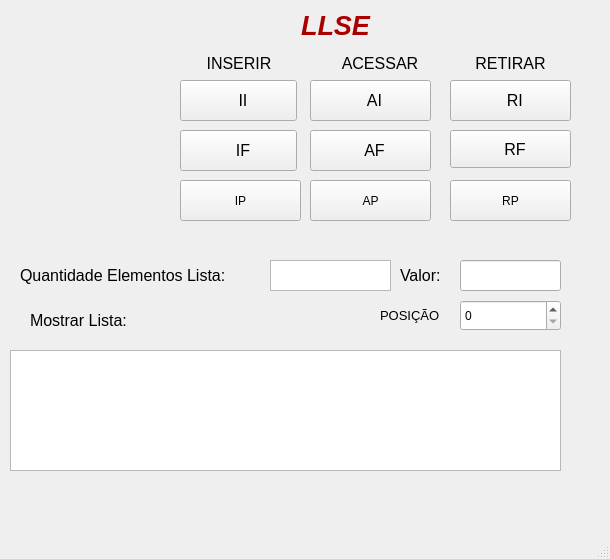
<?xml version="1.0" encoding="UTF-8"?>
<ui version="4.0">
 <class>MainWindow</class>
 <widget class="QMainWindow" name="MainWindow">
  <property name="enabled">
   <bool>true</bool>
  </property>
  <property name="geometry">
   <rect>
    <x>0</x>
    <y>0</y>
    <width>610</width>
    <height>559</height>
   </rect>
  </property>
  <property name="windowTitle">
   <string>MainWindow</string>
  </property>
  <widget class="QWidget" name="centralwidget">
   <widget class="QLabel" name="label">
    <property name="geometry">
     <rect>
      <x>230</x>
      <y>0</y>
      <width>211</width>
      <height>51</height>
     </rect>
    </property>
    <property name="text">
     <string>&lt;html&gt;&lt;head/&gt;&lt;body&gt;&lt;p align=&quot;center&quot;&gt;&lt;span style=&quot; font-size:20pt; font-weight:700; font-style:italic; color:#aa0000;&quot;&gt;LLSE&lt;/span&gt;&lt;/p&gt;&lt;/body&gt;&lt;/html&gt;</string>
    </property>
   </widget>
   <widget class="QLineEdit" name="lineEditValor">
    <property name="geometry">
     <rect>
      <x>460</x>
      <y>260</y>
      <width>101</width>
      <height>31</height>
     </rect>
    </property>
   </widget>
   <widget class="QLabel" name="label_2">
    <property name="geometry">
     <rect>
      <x>400</x>
      <y>260</y>
      <width>51</width>
      <height>31</height>
     </rect>
    </property>
    <property name="font">
     <font>
      <pointsize>12</pointsize>
     </font>
    </property>
    <property name="text">
     <string>Valor:</string>
    </property>
   </widget>
   <widget class="QLabel" name="label_3">
    <property name="geometry">
     <rect>
      <x>30</x>
      <y>300</y>
      <width>131</width>
      <height>41</height>
     </rect>
    </property>
    <property name="font">
     <font>
      <pointsize>12</pointsize>
     </font>
    </property>
    <property name="text">
     <string>Mostrar Lista:</string>
    </property>
   </widget>
   <widget class="QTextEdit" name="textEditSaida">
    <property name="enabled">
     <bool>true</bool>
    </property>
    <property name="geometry">
     <rect>
      <x>10</x>
      <y>350</y>
      <width>551</width>
      <height>121</height>
     </rect>
    </property>
   </widget>
   <widget class="QLabel" name="label_7">
    <property name="geometry">
     <rect>
      <x>40</x>
      <y>20</y>
      <width>81</width>
      <height>91</height>
     </rect>
    </property>
    <property name="text">
     <string/>
    </property>
    <property name="scaledContents">
     <bool>true</bool>
    </property>
   </widget>
   <widget class="QLabel" name="label_8">
    <property name="geometry">
     <rect>
      <x>20</x>
      <y>260</y>
      <width>261</width>
      <height>31</height>
     </rect>
    </property>
    <property name="font">
     <font>
      <pointsize>12</pointsize>
     </font>
    </property>
    <property name="text">
     <string>Quantidade Elementos Lista:</string>
    </property>
   </widget>
   <widget class="QTextEdit" name="textEditSaidaQtdElementos">
    <property name="enabled">
     <bool>true</bool>
    </property>
    <property name="geometry">
     <rect>
      <x>270</x>
      <y>260</y>
      <width>121</width>
      <height>31</height>
     </rect>
    </property>
   </widget>
   <widget class="QLabel" name="label_4">
    <property name="geometry">
     <rect>
      <x>180</x>
      <y>50</y>
      <width>118</width>
      <height>27</height>
     </rect>
    </property>
    <property name="font">
     <font>
      <pointsize>12</pointsize>
     </font>
    </property>
    <property name="text">
     <string>&lt;html&gt;&lt;head/&gt;&lt;body&gt;&lt;p align=&quot;center&quot;&gt;INSERIR&lt;/p&gt;&lt;/body&gt;&lt;/html&gt;</string>
    </property>
   </widget>
   <widget class="QLabel" name="label_5">
    <property name="geometry">
     <rect>
      <x>290</x>
      <y>50</y>
      <width>180</width>
      <height>27</height>
     </rect>
    </property>
    <property name="font">
     <font>
      <pointsize>12</pointsize>
     </font>
    </property>
    <property name="text">
     <string>&lt;html&gt;&lt;head/&gt;&lt;body&gt;&lt;p align=&quot;center&quot;&gt;ACESSAR&lt;/p&gt;&lt;/body&gt;&lt;/html&gt;</string>
    </property>
   </widget>
   <widget class="QLabel" name="label_6">
    <property name="geometry">
     <rect>
      <x>430</x>
      <y>50</y>
      <width>161</width>
      <height>27</height>
     </rect>
    </property>
    <property name="font">
     <font>
      <pointsize>12</pointsize>
     </font>
    </property>
    <property name="text">
     <string>&lt;html&gt;&lt;head/&gt;&lt;body&gt;&lt;p align=&quot;center&quot;&gt;RETIRAR&lt;/p&gt;&lt;/body&gt;&lt;/html&gt;</string>
    </property>
   </widget>
   <widget class="QPushButton" name="pushButtonIncluirInicio">
    <property name="geometry">
     <rect>
      <x>180</x>
      <y>80</y>
      <width>117</width>
      <height>41</height>
     </rect>
    </property>
    <property name="font">
     <font>
      <pointsize>12</pointsize>
     </font>
    </property>
    <property name="text">
     <string>  II</string>
    </property>
    <property name="icon">
     <iconset>
      <normaloff>../II.png</normaloff>../II.png</iconset>
    </property>
    <property name="iconSize">
     <size>
      <width>30</width>
      <height>30</height>
     </size>
    </property>
    <property name="checkable">
     <bool>false</bool>
    </property>
   </widget>
   <widget class="QPushButton" name="pushButtonAcessarInicio">
    <property name="geometry">
     <rect>
      <x>310</x>
      <y>80</y>
      <width>121</width>
      <height>41</height>
     </rect>
    </property>
    <property name="font">
     <font>
      <pointsize>12</pointsize>
     </font>
    </property>
    <property name="text">
     <string>  AI</string>
    </property>
    <property name="icon">
     <iconset>
      <normaloff>../AI.png</normaloff>../AI.png</iconset>
    </property>
    <property name="iconSize">
     <size>
      <width>30</width>
      <height>30</height>
     </size>
    </property>
   </widget>
   <widget class="QPushButton" name="pushButtonRetiraInicio">
    <property name="geometry">
     <rect>
      <x>450</x>
      <y>80</y>
      <width>121</width>
      <height>41</height>
     </rect>
    </property>
    <property name="font">
     <font>
      <pointsize>12</pointsize>
     </font>
    </property>
    <property name="text">
     <string>  RI</string>
    </property>
    <property name="icon">
     <iconset>
      <normaloff>../RI.png</normaloff>../RI.png</iconset>
    </property>
    <property name="iconSize">
     <size>
      <width>25</width>
      <height>25</height>
     </size>
    </property>
   </widget>
   <widget class="QPushButton" name="pushButtonIncluirFinal">
    <property name="geometry">
     <rect>
      <x>180</x>
      <y>130</y>
      <width>117</width>
      <height>41</height>
     </rect>
    </property>
    <property name="font">
     <font>
      <pointsize>12</pointsize>
     </font>
    </property>
    <property name="text">
     <string>  IF</string>
    </property>
    <property name="icon">
     <iconset>
      <normaloff>../IF.png</normaloff>../IF.png</iconset>
    </property>
    <property name="iconSize">
     <size>
      <width>30</width>
      <height>30</height>
     </size>
    </property>
   </widget>
   <widget class="QPushButton" name="pushButtonAcessarFinal">
    <property name="geometry">
     <rect>
      <x>310</x>
      <y>130</y>
      <width>121</width>
      <height>41</height>
     </rect>
    </property>
    <property name="font">
     <font>
      <pointsize>12</pointsize>
     </font>
    </property>
    <property name="text">
     <string>  AF</string>
    </property>
    <property name="icon">
     <iconset>
      <normaloff>../AF.png</normaloff>../AF.png</iconset>
    </property>
    <property name="iconSize">
     <size>
      <width>30</width>
      <height>30</height>
     </size>
    </property>
   </widget>
   <widget class="QPushButton" name="pushButtonRetiraFinal">
    <property name="geometry">
     <rect>
      <x>450</x>
      <y>130</y>
      <width>121</width>
      <height>38</height>
     </rect>
    </property>
    <property name="font">
     <font>
      <pointsize>12</pointsize>
     </font>
    </property>
    <property name="text">
     <string>  RF</string>
    </property>
    <property name="icon">
     <iconset>
      <normaloff>../RF.png</normaloff>../RF.png</iconset>
    </property>
    <property name="iconSize">
     <size>
      <width>25</width>
      <height>25</height>
     </size>
    </property>
   </widget>
   <widget class="QPushButton" name="pushButtoninserirposicao">
    <property name="geometry">
     <rect>
      <x>180</x>
      <y>180</y>
      <width>121</width>
      <height>41</height>
     </rect>
    </property>
    <property name="text">
     <string>IP</string>
    </property>
    <property name="icon">
     <iconset>
      <normaloff>../IPGG.png</normaloff>../IPGG.png</iconset>
    </property>
    <property name="iconSize">
     <size>
      <width>30</width>
      <height>30</height>
     </size>
    </property>
   </widget>
   <widget class="QPushButton" name="pushButtonAcessarposicao">
    <property name="geometry">
     <rect>
      <x>310</x>
      <y>180</y>
      <width>121</width>
      <height>41</height>
     </rect>
    </property>
    <property name="text">
     <string>AP</string>
    </property>
    <property name="icon">
     <iconset>
      <normaloff>../APGG.png</normaloff>../APGG.png</iconset>
    </property>
    <property name="iconSize">
     <size>
      <width>30</width>
      <height>30</height>
     </size>
    </property>
   </widget>
   <widget class="QPushButton" name="pushButtonRetirarPosicao">
    <property name="geometry">
     <rect>
      <x>450</x>
      <y>180</y>
      <width>121</width>
      <height>41</height>
     </rect>
    </property>
    <property name="text">
     <string>RP</string>
    </property>
    <property name="icon">
     <iconset>
      <normaloff>../RPGG.png</normaloff>../RPGG.png</iconset>
    </property>
    <property name="iconSize">
     <size>
      <width>30</width>
      <height>30</height>
     </size>
    </property>
   </widget>
   <widget class="QSpinBox" name="spinBox">
    <property name="geometry">
     <rect>
      <x>460</x>
      <y>300</y>
      <width>101</width>
      <height>31</height>
     </rect>
    </property>
   </widget>
   <widget class="QLabel" name="label_10">
    <property name="geometry">
     <rect>
      <x>380</x>
      <y>300</y>
      <width>71</width>
      <height>31</height>
     </rect>
    </property>
    <property name="font">
     <font>
      <pointsize>12</pointsize>
     </font>
    </property>
    <property name="text">
     <string>&lt;html&gt;&lt;head/&gt;&lt;body&gt;&lt;p&gt;&lt;span style=&quot; font-size:10pt;&quot;&gt;POSIÇÃO&lt;/span&gt;&lt;/p&gt;&lt;/body&gt;&lt;/html&gt;</string>
    </property>
   </widget>
   <widget class="QLabel" name="label_11">
    <property name="geometry">
     <rect>
      <x>-10</x>
      <y>0</y>
      <width>621</width>
      <height>541</height>
     </rect>
    </property>
    <property name="text">
     <string/>
    </property>
    <property name="pixmap">
     <pixmap>../fundo.jpg</pixmap>
    </property>
    <property name="scaledContents">
     <bool>true</bool>
    </property>
   </widget>
   <widget class="QLabel" name="label_9">
    <property name="geometry">
     <rect>
      <x>10</x>
      <y>20</y>
      <width>151</width>
      <height>201</height>
     </rect>
    </property>
    <property name="text">
     <string/>
    </property>
    <property name="pixmap">
     <pixmap>../fotooo.jpg</pixmap>
    </property>
    <property name="scaledContents">
     <bool>true</bool>
    </property>
   </widget>
   <zorder>label_11</zorder>
   <zorder>label</zorder>
   <zorder>lineEditValor</zorder>
   <zorder>label_2</zorder>
   <zorder>label_3</zorder>
   <zorder>textEditSaida</zorder>
   <zorder>label_7</zorder>
   <zorder>label_8</zorder>
   <zorder>textEditSaidaQtdElementos</zorder>
   <zorder>label_4</zorder>
   <zorder>label_5</zorder>
   <zorder>label_6</zorder>
   <zorder>pushButtonIncluirInicio</zorder>
   <zorder>pushButtonAcessarInicio</zorder>
   <zorder>pushButtonRetiraInicio</zorder>
   <zorder>pushButtonIncluirFinal</zorder>
   <zorder>pushButtonAcessarFinal</zorder>
   <zorder>pushButtonRetiraFinal</zorder>
   <zorder>pushButtoninserirposicao</zorder>
   <zorder>pushButtonAcessarposicao</zorder>
   <zorder>pushButtonRetirarPosicao</zorder>
   <zorder>spinBox</zorder>
   <zorder>label_10</zorder>
   <zorder>label_9</zorder>
  </widget>
  <widget class="QMenuBar" name="menubar">
   <property name="geometry">
    <rect>
     <x>0</x>
     <y>0</y>
     <width>610</width>
     <height>25</height>
    </rect>
   </property>
  </widget>
  <widget class="QStatusBar" name="statusbar"/>
 </widget>
 <resources/>
 <connections/>
</ui>
